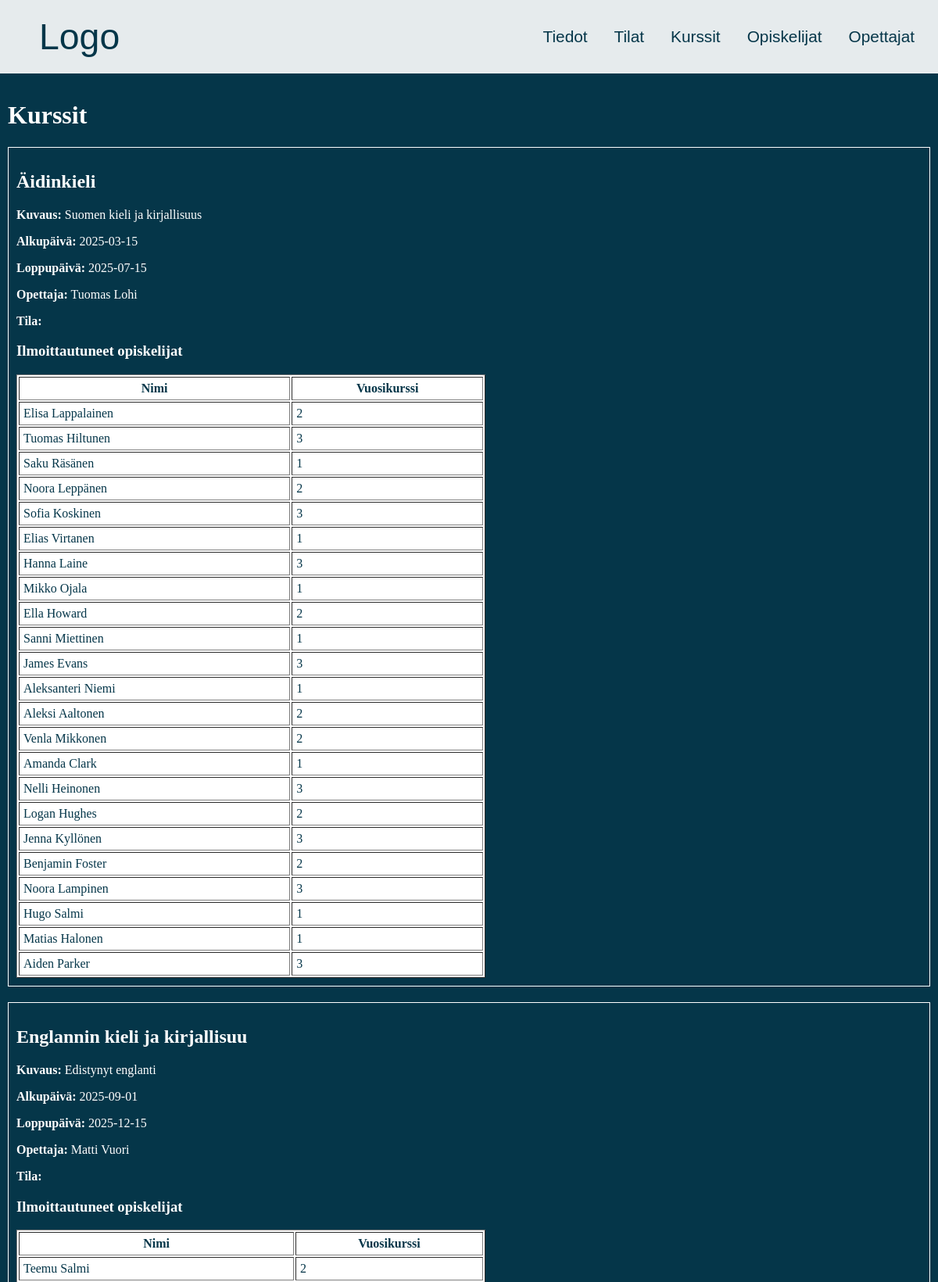
The app's page /Koodi/kurssit.php (upper part) with its own data.
### tables this page shows
CREATE TABLE `kurssit` (
  `Tunnus` int(11) NOT NULL,
  `Nimi` varchar(30) NOT NULL,
  `Kuvaus` text NOT NULL,
  `Alkupaiva` date NOT NULL,
  `Loppupaiva` date NOT NULL,
  `Opettaja` int(11) NOT NULL,
  `Tila` int(11) NOT NULL
);

CREATE TABLE `opettajat` (
  `Tunnusnumero` int(11) NOT NULL,
  `Etunimi` varchar(30) NOT NULL,
  `Sukunimi` varchar(30) NOT NULL,
  `Aine` varchar(30) NOT NULL
);

CREATE TABLE `opiskelijat` (
  `Opiskelijanumero` int(11) NOT NULL,
  `Etunimi` varchar(20) NOT NULL,
  `Sukunimi` varchar(20) NOT NULL,
  `Syntymapaiva` date NOT NULL,
  `Vuosikurssi` int(11) NOT NULL
);

### Koodi/kurssit.php (the view, shortened to what this page needs)
<?php
include 'yhteys.php';
$sql = "SELECT k.Tunnus, k.Nimi, k.Kuvaus, k.Alkupaiva, k.Loppupaiva,
               o.Etunimi, o.Sukunimi,
               t.Nimi AS tila_nimi
        FROM kurssit k
        LEFT JOIN opettajat o ON k.Opettaja = o.Tunnusnumero
        LEFT JOIN tilat t ON k.Tila = t.Tunnus
        ORDER BY k.Nimi";
$stmt = $yhteys->query($sql);
$kurssit = $stmt->fetchAll(PDO::FETCH_ASSOC);
?>
<!DOCTYPE html>
<html lang="fi">
<head>
    <link rel="stylesheet" href="styles.css">
</head>
<body>
    <div class="header">
        <a href="index.php" class="logo">Logo</a>
        <div class="items">
            <a href="tiedot.php">Tiedot</a>
            <a href="tilat.php">Tilat</a>
            <a href="kurssit.php">Kurssit</a>
            <a href="opiskelijat.php">Opiskelijat</a>
            <a href="opettajat.php">Opettajat</a>
        </div>
    </div>
    <div class="content">
        <h1 class="kurs">Kurssit</h1>
        <?php foreach ($kurssit as $kurssi): ?>
            <div class="course-box" style="border:1px solid white; padding:10px; margin-bottom:20px;">
                <h2><?= htmlspecialchars($kurssi['Nimi']) ?></h2>
                <p><strong>Kuvaus:</strong> <?= nl2br(htmlspecialchars($kurssi['Kuvaus'])) ?></p>
                <p><strong>Alkupäivä:</strong> <?= htmlspecialchars($kurssi['Alkupaiva']) ?></p>
                <p><strong>Loppupäivä:</strong> <?= htmlspecialchars($kurssi['Loppupaiva']) ?></p>
                <p><strong>Opettaja:</strong> <?= htmlspecialchars($kurssi['Etunimi'] . ' ' . $kurssi['Sukunimi']) ?></p>
                <p><strong>Tila:</strong> <?= htmlspecialchars($kurssi['tila_nimi']) ?></p>
                <h3>Ilmoittautuneet opiskelijat</h3>
                <?php
                $sql2 = "SELECT o.Etunimi, o.Sukunimi, o.Vuosikurssi
                         FROM kurssikirjautuminen kk
                         JOIN opiskelijat o ON kk.Opiskelija = o.Opiskelijanumero
                         WHERE kk.Kurssi = ?";
                $stmt2 = $yhteys->prepare($sql2);
                $stmt2->execute([$kurssi['Tunnus']]);
                $opiskelijat = $stmt2->fetchAll(PDO::FETCH_ASSOC);
                ?>
                <?php if (empty($opiskelijat)): ?>
                    <p>Ei vielä ilmoittautuneita opiskelijoita.</p>
                <?php else: ?>
                    <table border="1" cellpadding="5" style="width:100%; max-width:600px;">
                        <tr>
                            <th>Nimi</th>
                            <th>Vuosikurssi</th>
                        </tr>
                        <?php foreach ($opiskelijat as $op): ?>
                        <tr>
                            <td><?= htmlspecialchars($op['Etunimi'] . ' ' . $op['Sukunimi']) ?></td>
                            <td><?= htmlspecialchars($op['Vuosikurssi']) ?></td>
                        </tr>
                        <?php endforeach; ?>
                    </table>
                <?php endif; ?>
            </div>
        <?php endforeach; ?>
    </div>
</body>
</html>

### Koodi/styles.css (style rules this page uses)
html, body { margin: 0; padding: 0; min-height: 150vh; width: 100%; background-color: rgb(5, 54, 73); display: flex; flex-direction: column; }
.header { display: flex; justify-content: space-between; align-items: center; padding: 15px; background-color: rgb(255, 255, 255, 0.9); border-bottom: 0.3rem solid rgb(5, 54, 73); }
.header a { padding: 10px 15px; transition: all 0.3s ease; }
.header a { margin: 0; color: rgb(5, 54, 73); text-decoration: none; font-size: 1.3rem; font-family: 'Gill Sans', 'Gill Sans MT', Calibri, 'Trebuchet MS', sans-serif; transition: all 0.3s ease; }
.header .logo { align-items: center; padding: 5px; text-align: left; color: rgb(5, 54, 73); margin-left: 30px; text-decoration: none; font-size: 2.9rem; }
.content { color: white; padding: 10px; }
table, th, td { background-color: white; color: rgb(5, 54, 73); }

### records on screen
kurssit: Nimi "Äidinkieli", Kuvaus "Suomen kieli ja kirjallisuus", Alkupaiva "2025-03-15", Loppupaiva "2025-07-15", Opettaja.Sukunimi "Tuomas Lohi"
opiskelijat: Etunimi+Sukunimi "Elisa Lappalainen", Vuosikurssi "2"
opiskelijat: Etunimi+Sukunimi "Tuomas Hiltunen", Vuosikurssi "3"
opiskelijat: Etunimi+Sukunimi "Saku Räsänen", Vuosikurssi "1"
opiskelijat: Etunimi+Sukunimi "Noora Leppänen", Vuosikurssi "2"
opiskelijat: Etunimi+Sukunimi "Sofia Koskinen", Vuosikurssi "3"
opiskelijat: Etunimi+Sukunimi "Elias Virtanen", Vuosikurssi "1"
opiskelijat: Etunimi+Sukunimi "Hanna Laine", Vuosikurssi "3"
opiskelijat: Etunimi+Sukunimi "Mikko Ojala", Vuosikurssi "1"
opiskelijat: Etunimi+Sukunimi "Ella Howard", Vuosikurssi "2"
opiskelijat: Etunimi+Sukunimi "Sanni Miettinen", Vuosikurssi "1"
opiskelijat: Etunimi+Sukunimi "James Evans", Vuosikurssi "3"
opiskelijat: Etunimi+Sukunimi "Aleksanteri Niemi", Vuosikurssi "1"
opiskelijat: Etunimi+Sukunimi "Aleksi Aaltonen", Vuosikurssi "2"
opiskelijat: Etunimi+Sukunimi "Venla Mikkonen", Vuosikurssi "2"
opiskelijat: Etunimi+Sukunimi "Amanda Clark", Vuosikurssi "1"
opiskelijat: Etunimi+Sukunimi "Nelli Heinonen", Vuosikurssi "3"
opiskelijat: Etunimi+Sukunimi "Logan Hughes", Vuosikurssi "2"
opiskelijat: Etunimi+Sukunimi "Jenna Kyllönen", Vuosikurssi "3"
opiskelijat: Etunimi+Sukunimi "Benjamin Foster", Vuosikurssi "2"
opiskelijat: Etunimi+Sukunimi "Noora Lampinen", Vuosikurssi "3"
opiskelijat: Etunimi+Sukunimi "Hugo Salmi", Vuosikurssi "1"
opiskelijat: Etunimi+Sukunimi "Matias Halonen", Vuosikurssi "1"
opiskelijat: Etunimi+Sukunimi "Aiden Parker", Vuosikurssi "3"
kurssit: Nimi "Englannin kieli ja kirjallisuu", Kuvaus "Edistynyt englanti", Alkupaiva "2025-09-01", Loppupaiva "2025-12-15", Opettaja.Sukunimi "Matti Vuori"
opiskelijat: Etunimi+Sukunimi "Teemu Salmi", Vuosikurssi "2"
